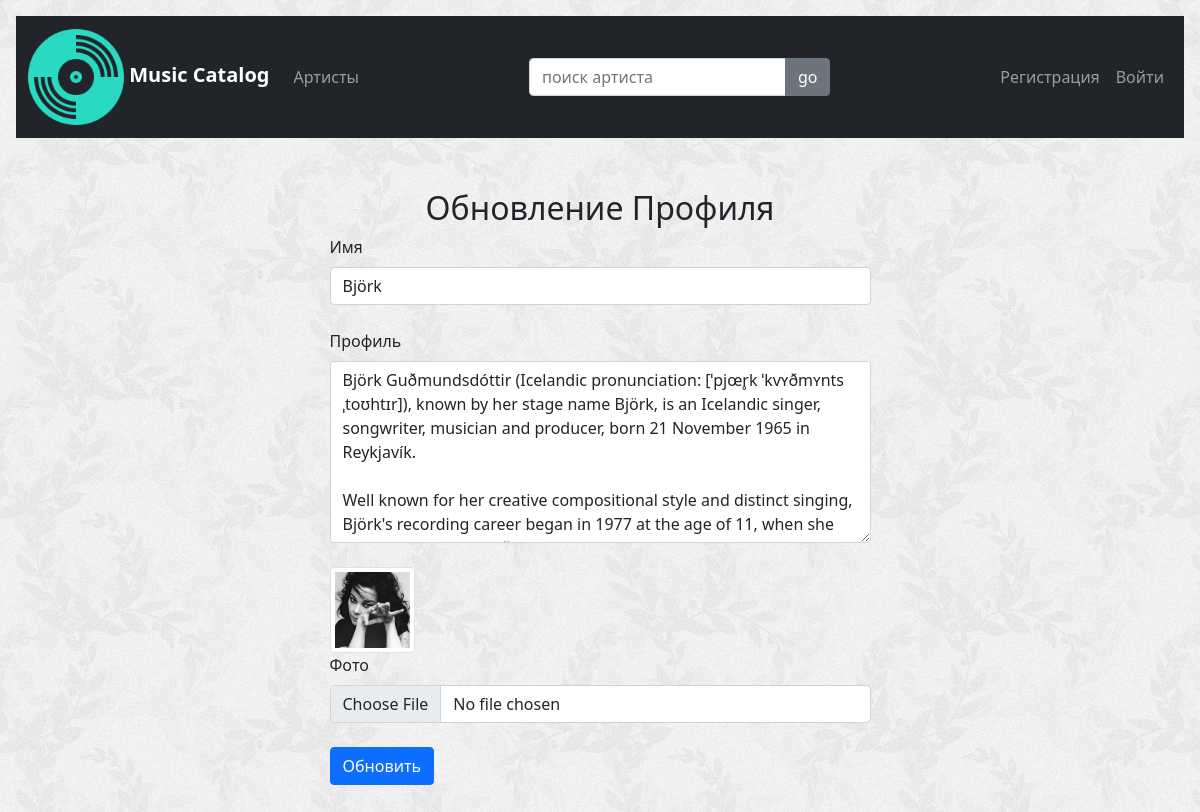
Page /artist_update/bjork on the earlier database version.
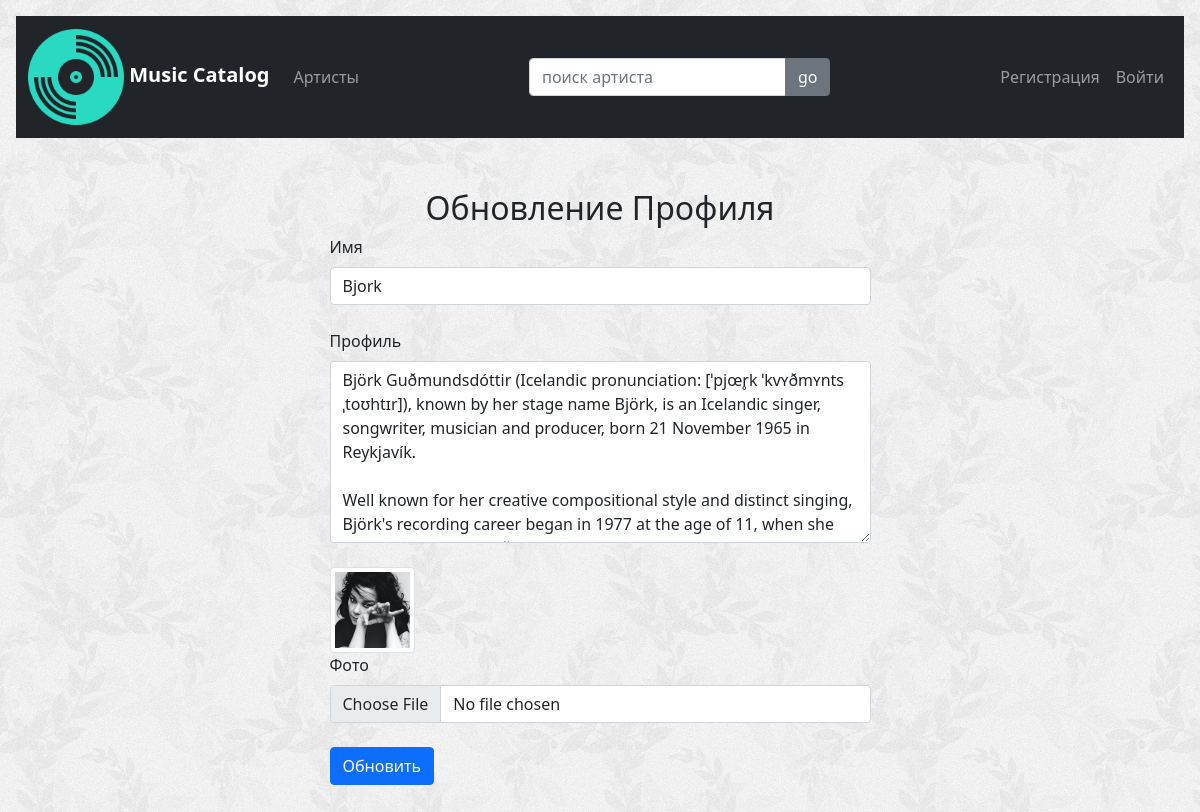
Same page on the later database version.
### discography/models.py (models this page shows, shortened)
class Artist(models.Model):
    name = models.CharField(max_length=255, unique=True, verbose_name='Имя')
    profile = models.TextField(blank=True, verbose_name="Профиль")
    photo = models.ImageField(upload_to="artist", default='artist/singer.png', verbose_name="Фото")
    slug = models.SlugField(max_length=255, unique=True, null=True, db_index=True, verbose_name="URL")
    class Meta:
        ordering = ["name"]

### discography/views.py (the view)
# urls.py: path('artist_update/<slug:slug>', ArtistUpdateView.as_view(), name='artist_update'),
class ArtistUpdateView(MenuMixin, UpdateView):
    model = Artist
    form_class = UpdateArtistForm
    template_name = 'discography/artist_update.html'
    success_url = reverse_lazy('artist_list')

### discography/forms.py
class UpdateArtistForm(forms.ModelForm):
    class Meta:
        model = Artist
        fields = ('name', 'profile', 'photo',)

### discography/utils.py (called while the page is built)
    def get_context_data(self, **kwargs):
        context = super().get_context_data(**kwargs)
        user_menu = menu.copy()
        if not self.request.user.is_authenticated:
            user_menu = user_menu[:1]
        context['menu'] = user_menu
        return context

### discography/templates/discography/artist_update.html (shortened to what this page needs)
{% extends 'discography/base.html' %}
{% block content %}
<h2 style="text-align:center">Обновление Профиля</h2>
<div class="container" style="width: 50%">
    <form action="{% url 'artist_update' artist.slug %}" method="post" enctype="multipart/form-data">
        <div class="form-outline mb-4">
            <label for="name" class="form-label">Имя</label>
            <input type="text" class="form-control" id="name" name="name" value="{{ artist.name }}">
        </div>
        <div class="form-outline mb-4">
            <label for="profile" class="form-label">Профиль</label>
            <textarea class="form-control" id="profile" rows="7" name="profile">{{ artist.profile }}</textarea>
        </div>
        <div><img src="{{ artist.photo.url }}" class="img-thumbnail" width="85px" alt="Фото артиста"></div>
        <div class="form-outline mb-4">
            <label class="form-label" for="photo">Фото</label>
            <input class="form-control" type="file" name="photo" id="photo" accept=".png,.jpg,.jpeg">
        </div>
        <button type="submit" class="btn btn-primary">Обновить</button>
    </form>
</div>
{% endblock %}

Differences in the rows shown:
changed Artist: name "Björk" → "Bjork"
